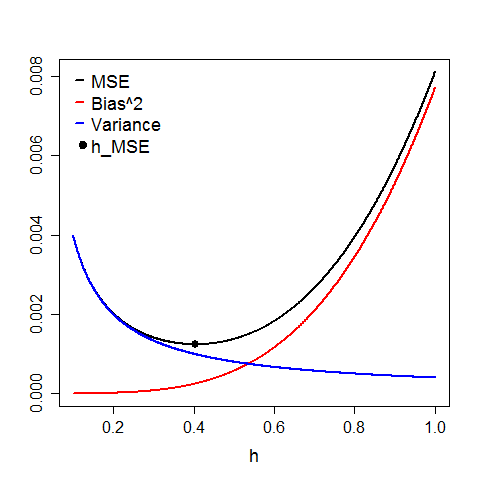

Generate this figure with R:
n    = 10^3                  # sample size
h    = seq(0.1, 1, by = 1/n) # vector of binwidths
x0   = 0                     # starting point for histogram
x    = x0 + 0.001            # point to evaluate MSE
j    = floor((x - x0)/h + 1) # bin to evaluate fhat
m    = (j - 0.5)*h + x0      # midpoint of bin
fp   = -m*dnorm(m)           # f'(m)
f    = dnorm(x, 0, 1)        # f(x) for normal density
Bias = fp*(m - x)            # BIAS(fhat(x))
Var  = f/(n*h)               # Var(fhat(x))
MSE  = Bias^2 + Var          # MSE(fhat(x))
h[match(min(MSE), MSE)]      # optimal h for MSE

#  find minimum mean squared error
MSE_min = c(h[match(min(MSE), MSE)], min(MSE))
ylim = c(min(Bias^2, Var, MSE), max(Bias^2, Var, MSE))

plot(h, MSE, type = "l", ylim = ylim, cex = 1, cex.axis = 1.3, cex.lab = 1.5, lwd = 2, ylab = "", xlab = "h")
lines(h, Bias^2, type = "l", col = "red", lwd = 2)
lines(h, Var, type = "l", col = "blue", lwd = 2)
points(MSE_min[1], MSE_min[2], col = "black", pch = 19, cex = 1.5)
legend(x="topleft", legend=c("MSE", "Bias^2","Variance", "h_MSE"),col=c("black", "red", "blue", "black"),lwd=2,lty=c(1,1,1,NA),
       pch = c(NA, NA, NA, 19), bty = "n", merge = F, y.intersp = 1, x.intersp = 0.5, seg.len = 0.5, cex = 1.5)
